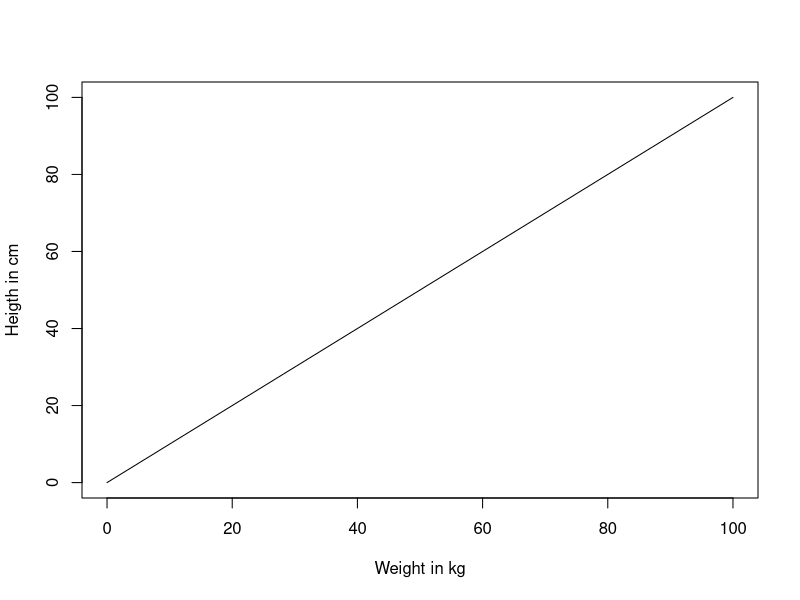
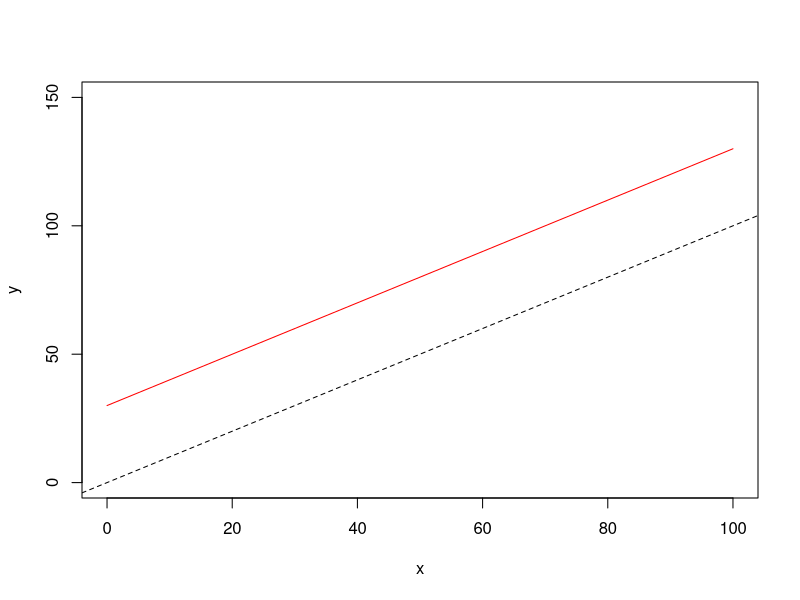
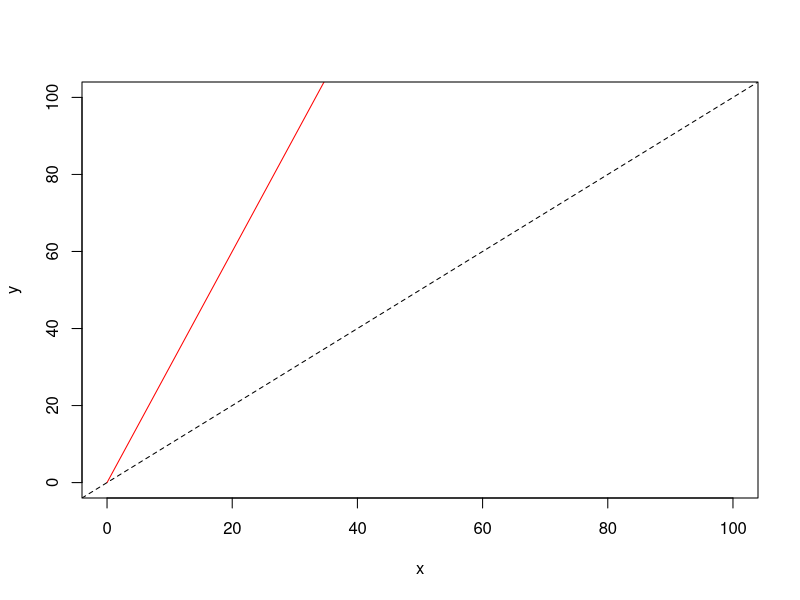
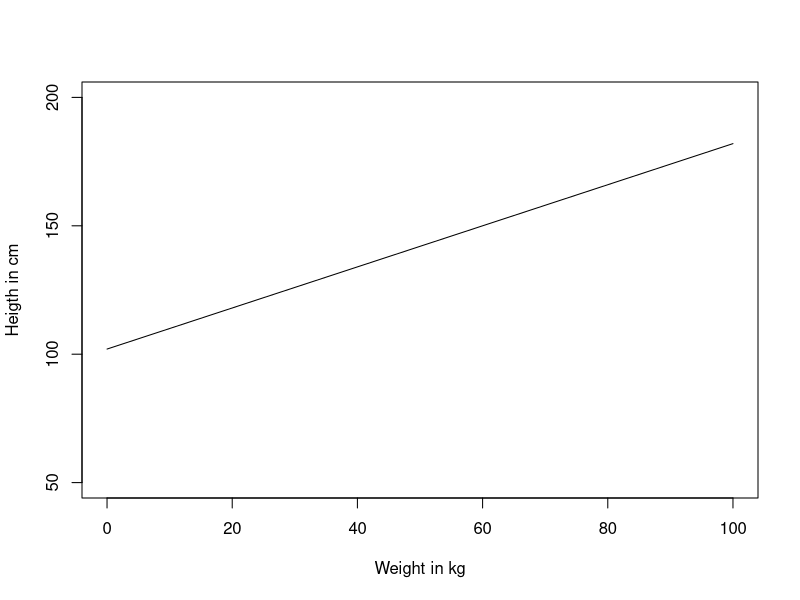
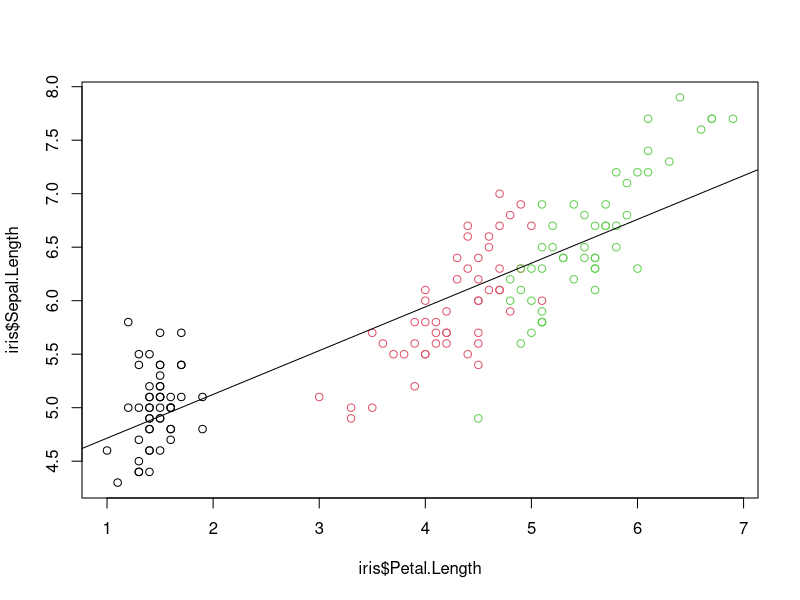
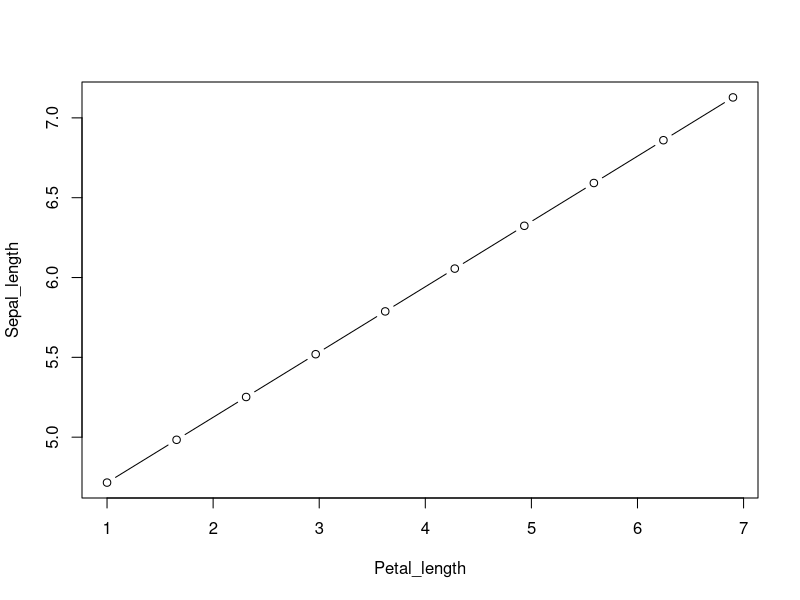
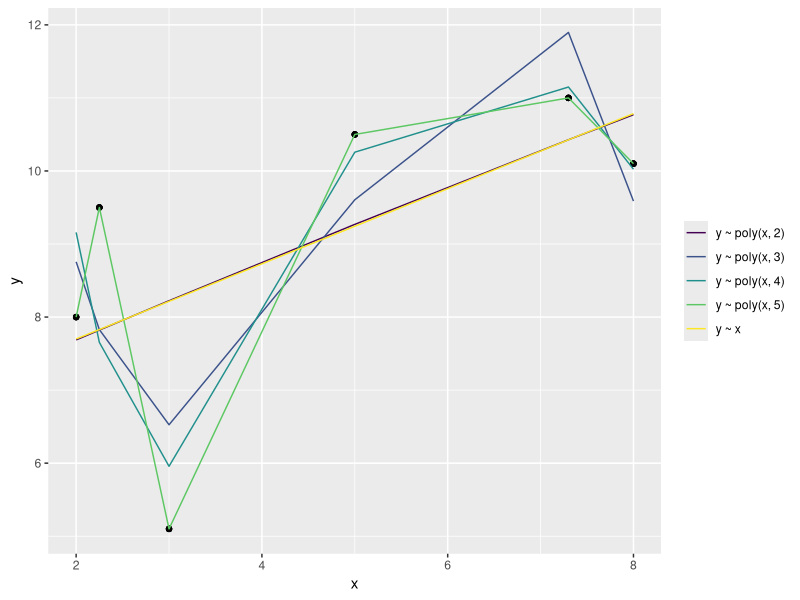

Write the R code that produced these figures, in order.
## ---- chunk 1
library(tidyverse)
library(modelr)
library(viridis)
## ---- chunk 2
# y = kaal
x <- 0:100
# x = pikkus
y <- x
## ---- chunk 3
plot(y ~ x, type = "l", xlab = "Weight in kg", ylab = "Heigth in cm")
## ---- chunk 4
x <- 0:100 
a <- 30
y <- a + x
## ---- chunk 5
plot(y ~ x, xlim = c(0, 100), ylim = c(0, 150), col = "red", type = "l")
abline(c(0, 1), lty = 2)
## ---- chunk 6
x <- 0:200
b <- 3
y <- b * x
## ---- chunk 7
plot(y ~ x, xlim = c(0, 100), ylim = c(0, 100), col = "red", type = "l")
abline(c(0, 1), lty = 2)
## ---- chunk 8
a <- 102
b <- 0.8
x <-  0:100 
y <-  a + b * x
## ---- chunk 9
plot(y ~ x, xlab = "Weight in kg", ylab = "Heigth in cm", ylim = c(50, 200), type = "l")
## ---- chunk 10
# Fit a linear model and name the model object as m1
m1 <- lm(Sepal.Length ~ Petal.Length, data = iris)
## ---- chunk 11
# Make a scatter plot, colored by the var called "Species"
plot(iris$Sepal.Length ~ iris$Petal.Length, col = iris$Species)
# Draw the fitted regression line from m1
abline(m1)
## ---- chunk 12
coef(m1)
## ---- chunk 13
## Genereerime uued andmed Petal.Length vahemikus
Petal_length <- seq(min(iris$Petal.Length), 
                    max(iris$Petal.Length), 
                    length.out = 10)
## Võtame mudeli koefitsendid
a <- coef(m1)[1]
b <- coef(m1)[2]
## Kasutades mudeli koefitsente genereerime Sepal_length väärtused
Sepal_length <-  a + b * Petal_length
## ---- chunk 14
plot(Sepal_length ~ Petal_length, type = "b")
## ---- chunk 15
data <- tibble(x = c(2, 3, 2.25, 5, 7.3, 8), y = c(8, 5.1, 9.5, 10.5, 11, 10.1))
model_formula <- c("y ~ x", 
                    "y ~ poly(x, 2)", 
                    "y ~ poly(x, 3)", 
                    "y ~ poly(x, 4)", 
                    "y ~ poly(x, 5)")
tib <- tibble(model_formula, data = list(data)) %>% 
  mutate(model = map2(model_formula, data, ~lm(as.formula(.x), .y)),
         preds = map2(data, model, ~gather_predictions(.x, .y)),
         aic = map_dbl(model, AIC))
## ---- chunk 16
library(viridis)
tib %>% 
  select(model_formula, preds) %>% 
  unnest %>%
  ggplot() +
  geom_point(aes(x, y), color = "black") +
  geom_line(aes(x, pred, colour = model_formula)) +
  theme(legend.title = element_blank()) +
  scale_color_viridis(discrete = TRUE)
## ---- chunk 17
tib %>% select(model_formula, aic) %>% knitr::kable()
